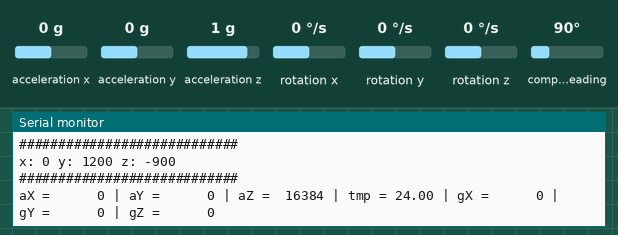
Recording of a sketch running on a simulated Arduino Uno, built with avr-gcc and run on an emulated ATmega328P. On the bench: the last lines printed to the serial monitor. Wiring (inferred from the names in the program): MPU-6050 motion sensor at I2C address 0x68. The inputs (shaded band) are chosen by the test bench; at power-on: acceleration x 0 g, acceleration y 0 g, acceleration z 1 g, rotation x 0 °/s, rotation y 0 °/s, rotation z 0 °/s, compass heading 90°.

Above: at 4.9 s.
5.0 s: acceleration x set to -1.4 g
At 6.3 s:
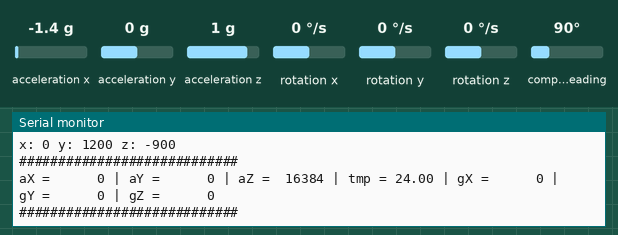
13.9 s: acceleration y set to -1.4 g
At 17.2 s:
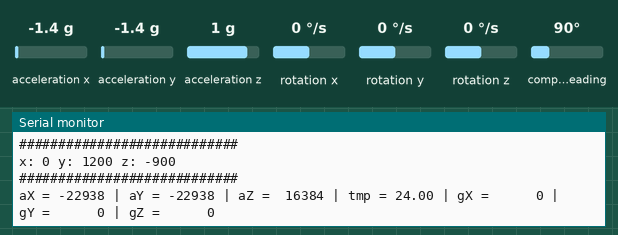
22.3 s: acceleration z set to -1.4 g
At 25.8 s:
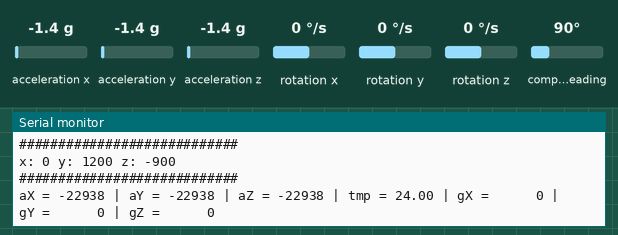
30.6 s: rotation x set to -192 °/s
At 34.2 s:
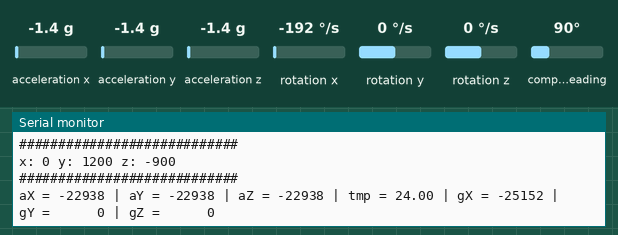
38.9 s: rotation y set to -192 °/s
At 42.0 s:
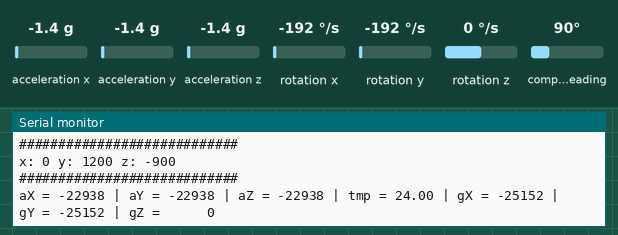
47.3 s: rotation z set to -192 °/s
At 50.7 s:
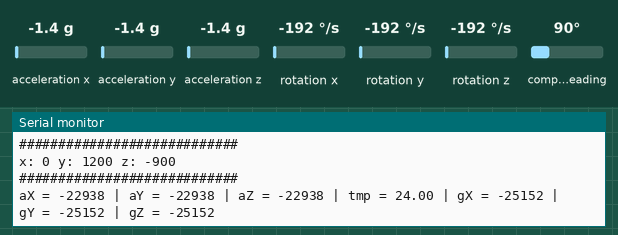

Measured:
- after the input at 13.9 s, the serial monitor: prints a new line after 2.8 s (image 2)
- after the input at 22.3 s, the serial monitor: prints a new line after 2.7 s (image 3)
- after the input at 30.6 s, the serial monitor: prints a new line after 2.7 s (image 4)
- after the input at 38.9 s, the serial monitor: prints a new line after 2.8 s (image 5)
- after the input at 47.3 s, the serial monitor: prints a new line after 2.7 s (image 6)

The sketch:

MPU_6050.ino
```cpp
// (c) Michael Schoeffler 2017, http://www.mschoeffler.de
#include "Wire.h" // This library allows you to communicate with I2C devices.
#include <MechaQMC5883.h>
MechaQMC5883 qmc;

const int MPU_ADDR = 0x68; // I2C address of the MPU-6050. If AD0 pin is set to HIGH, the I2C address will be 0x69.
int16_t accelerometer_x, accelerometer_y, accelerometer_z; // variables for accelerometer raw data
int16_t gyro_x, gyro_y, gyro_z; // variables for gyro raw data
int16_t temperature; // variables for temperature data
char tmp_str[7]; // temporary variable used in convert function
char* convert_int16_to_str(int16_t i) { // converts int16 to string. Moreover, resulting strings will have the same length in the debug monitor.
  sprintf(tmp_str, "%6d", i);
  return tmp_str;
}
void setup() {
  Serial.begin(9600);
  Wire.begin();
  Wire.beginTransmission(MPU_ADDR); // Begins a transmission to the I2C slave (GY-521 board)
  Wire.write(0x6B); // PWR_MGMT_1 register
  Wire.write(0); // set to zero (wakes up the MPU-6050)
  Wire.endTransmission(true);
  qmc.init();
}
void loop() {
  mpusensor();
  Serial.print("############################");
  Serial.print("\n");
  delay(3000);
  hmcsensor();
  Serial.print("############################");
  Serial.print("\n");
}

void mpusensor(){
  Wire.beginTransmission(MPU_ADDR);
  Wire.write(0x3B); // starting with register 0x3B (ACCEL_XOUT_H) [MPU-6000 and MPU-6050 Register Map and Descriptions Revision 4.2, p.40]
  Wire.endTransmission(false); // the parameter indicates that the Arduino will send a restart. As a result, the connection is kept active.
  Wire.requestFrom(MPU_ADDR, 7*2, true); // request a total of 7*2=14 registers

  // "Wire.read()<<8 | Wire.read();" means two registers are read and stored in the same variable
  accelerometer_x = Wire.read()<<8 | Wire.read(); // reading registers: 0x3B (ACCEL_XOUT_H) and 0x3C (ACCEL_XOUT_L)
  accelerometer_y = Wire.read()<<8 | Wire.read(); // reading registers: 0x3D (ACCEL_YOUT_H) and 0x3E (ACCEL_YOUT_L)
  accelerometer_z = Wire.read()<<8 | Wire.read(); // reading registers: 0x3F (ACCEL_ZOUT_H) and 0x40 (ACCEL_ZOUT_L)
  temperature = Wire.read()<<8 | Wire.read(); // reading registers: 0x41 (TEMP_OUT_H) and 0x42 (TEMP_OUT_L)
  gyro_x = Wire.read()<<8 | Wire.read(); // reading registers: 0x43 (GYRO_XOUT_H) and 0x44 (GYRO_XOUT_L)
  gyro_y = Wire.read()<<8 | Wire.read(); // reading registers: 0x45 (GYRO_YOUT_H) and 0x46 (GYRO_YOUT_L)
  gyro_z = Wire.read()<<8 | Wire.read(); // reading registers: 0x47 (GYRO_ZOUT_H) and 0x48 (GYRO_ZOUT_L)

  // print out data
  Serial.print("aX = "); Serial.print(convert_int16_to_str(accelerometer_x));
  Serial.print(" | aY = "); Serial.print(convert_int16_to_str(accelerometer_y));
  Serial.print(" | aZ = "); Serial.print(convert_int16_to_str(accelerometer_z));
  // the following equation was taken from the documentation [MPU-6000/MPU-6050 Register Map and Description, p.30]
  Serial.print(" | tmp = "); Serial.print(temperature/340.00+36.53);
  Serial.print(" | gX = "); Serial.print(convert_int16_to_str(gyro_x));
  Serial.print(" | gY = "); Serial.print(convert_int16_to_str(gyro_y));
  Serial.print(" | gZ = "); Serial.print(convert_int16_to_str(gyro_z));
  Serial.println();

  // delay
  delay(1000);
  }

  void hmcsensor(){
    int x,y,z;
  qmc.read(&x,&y,&z);

  Serial.print("x: ");
  Serial.print(x);
  Serial.print(" y: ");
  Serial.print(y);
  Serial.print(" z: ");
  Serial.print(z);
  Serial.println();
  delay(100);
    }
```
